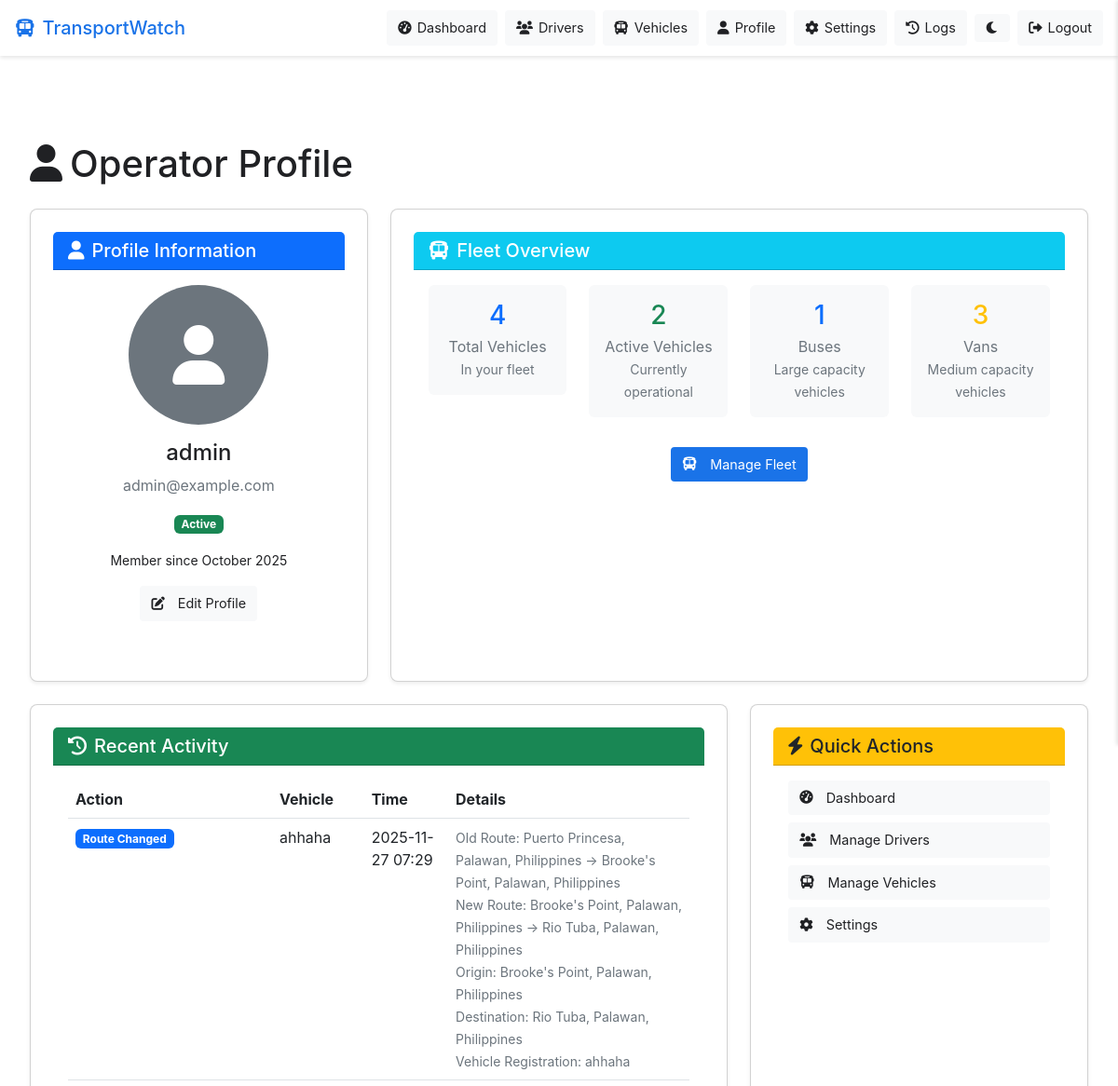
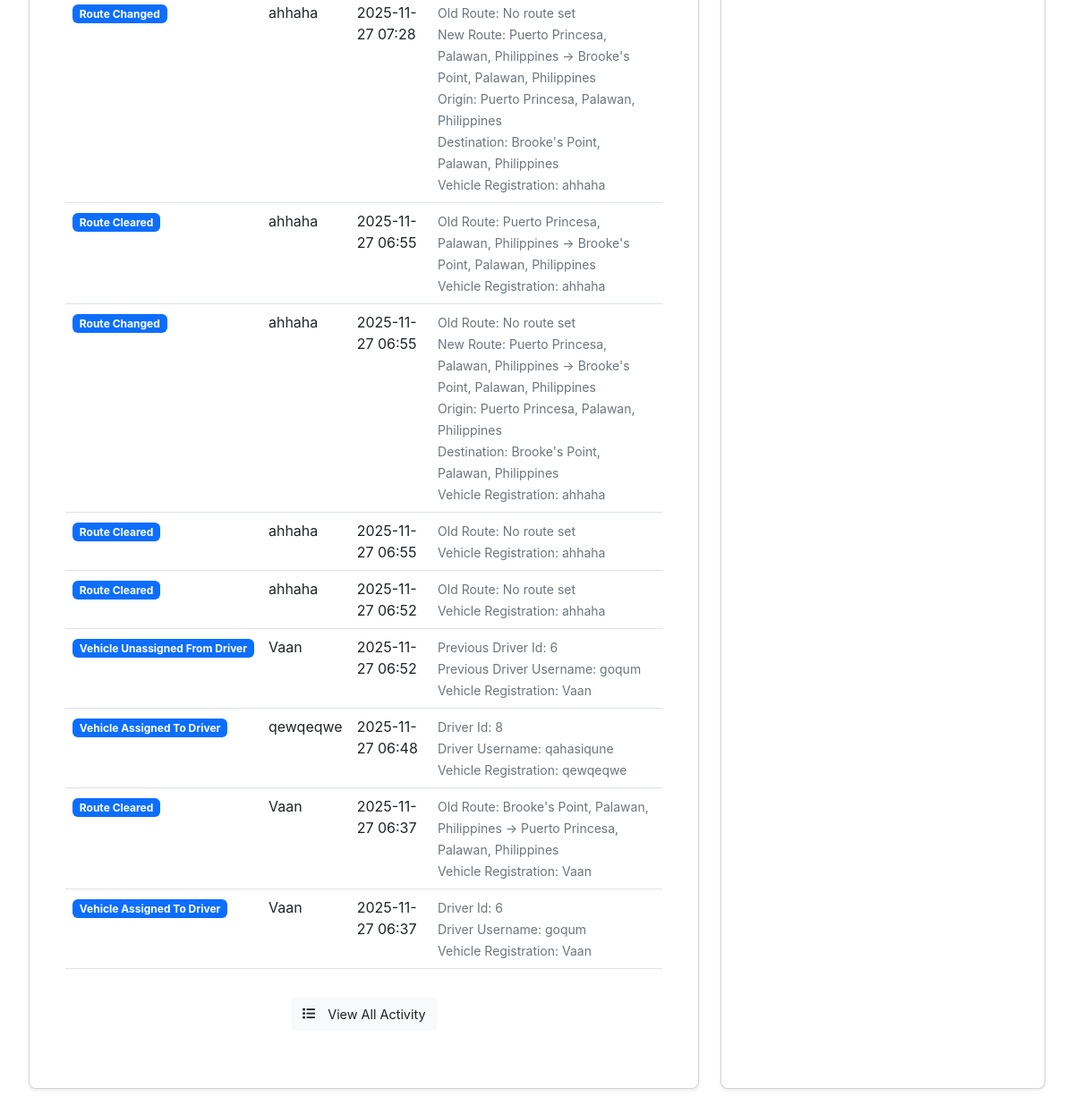
/operator/profile (signed in), run on the app's committed database (2 pictures, top to bottom).
### models/user.py (models this page shows, shortened)
class User(UserMixin, db.Model):
    __tablename__ = 'users'
    __table_args__ = {'extend_existing': True}  # Handle existing table
    id = db.Column(db.Integer, primary_key=True, autoincrement=True)
    username = db.Column(db.String(80), unique=True, nullable=False)
    email = db.Column(db.String(120), unique=True, nullable=False)
    password_hash = db.Column(db.String(255), nullable=False)
    user_type = db.Column(db.String(20), nullable=False)  # 'admin', 'operator', 'driver'
    created_at = db.Column(db.DateTime, default=datetime.utcnow)
    first_name = db.Column(db.String(100), nullable=True)
    middle_name = db.Column(db.String(100), nullable=True)
    last_name = db.Column(db.String(100), nullable=True)
    is_active = db.Column(db.Boolean, default=True, nullable=False)
    profile_image_url = db.Column(db.String(500), nullable=True)
    created_by_id = db.Column(db.Integer, db.ForeignKey('users.id'), nullable=True)  # For drivers created by operators
    created_by = db.relationship('User', remote_side=[id], backref='created_users')
    current_latitude = db.Column(db.Float, nullable=True)
    current_longitude = db.Column(db.Float, nullable=True)
    accuracy = db.Column(db.Float, nullable=True)  # accuracy in meters
    company_name = db.Column(db.String(200), nullable=True)
    contact_number = db.Column(db.String(50), nullable=True)
    notifications = db.relationship('Notification', backref=db.backref('user_backref', uselist=False), lazy='dynamic')
    notification_settings = db.relationship('NotificationSetting', backref=db.backref('user_backref', uselist=False), uselist=False)

class OperatorActionLog(db.Model):
    __tablename__ = 'operator_action_logs'
    __table_args__ = {'extend_existing': True}  # Handle existing table
    id = db.Column(db.Integer, primary_key=True, autoincrement=True)
    operator_id = db.Column(db.Integer, db.ForeignKey('users.id'), nullable=False)
    action = db.Column(db.String(100), nullable=False)  # 'driver_created', 'vehicle_added', 'settings_updated', etc.
    target_type = db.Column(db.String(50), nullable=True)  # 'driver', 'vehicle', 'system', etc.
    target_id = db.Column(db.Integer, nullable=True)  # ID of the target (driver_id, vehicle_id, etc.)
    meta_data = db.Column(db.JSON, nullable=True)  # Additional data like old_value, new_value, etc.
    created_at = db.Column(db.DateTime, default=datetime.utcnow)
    operator = db.relationship('User', backref=db.backref('operator_action_logs', lazy=True))

### models/vehicle.py (models this page shows, shortened)
class Vehicle(db.Model):
    __tablename__ = 'vehicles'
    __table_args__ = {'extend_existing': True}  # Handle existing table
    id = db.Column(db.Integer, primary_key=True)
    registration_number = db.Column(db.String(20), unique=True, nullable=False)
    vehicle_type = db.Column(db.String(50), nullable=False)
    capacity = db.Column(db.Integer, nullable=False)
    status = db.Column(db.String(20), default='active')
    created_at = db.Column(db.DateTime, default=datetime.utcnow)
    occupancy_status = db.Column(db.String(20), default='empty')
    last_speed_kmh = db.Column(db.Float, default=0.0)
    current_latitude = db.Column(db.Float)
    current_longitude = db.Column(db.Float)
    last_updated = db.Column(db.DateTime, default=datetime.utcnow)
    accuracy = db.Column(db.Float, default=0.0)
    route = db.Column(db.String(100))
    route_info = db.Column(db.Text)
    owner_id = db.Column(db.Integer, db.ForeignKey('users.id'), nullable=False)
    assigned_driver_id = db.Column(db.Integer, db.ForeignKey('users.id'))
    owner = db.relationship('User', foreign_keys=[owner_id], backref='owned_vehicles')
    assigned_driver = db.relationship('User', foreign_keys=[assigned_driver_id], backref='assigned_vehicle')
    location_logs = db.relationship('LocationLog', backref='vehicle', lazy='dynamic')

### routes/operator.py (the view)
@operator_bp.route('/profile')
@login_required
def profile():
    if current_user.user_type != 'operator' and current_user.user_type != 'admin':
        flash('Access denied. Operator account required.', 'error')
        return redirect(url_for('index'))
    try:
        vehicles = Vehicle.query.filter_by(owner_id=current_user.id).all()
        for vehicle in vehicles:
            print(f"🔍 DEBUG: Vehicle {vehicle.id} - Route: {vehicle.route}, Route Info: {vehicle.route_info}")
        recent_logs = OperatorActionLog.query.filter_by(operator_id=current_user.id).order_by(OperatorActionLog.created_at.desc()).limit(10).all()
        if db.session.is_active:
            db.session.commit()
        return render_template('operator/profile.html', vehicles=vehicles, recent_logs=recent_logs)
    except Exception as e:
        print(f"❌ Error in operator profile route: {e}")
        try:
            db.session.rollback()
        except:
            pass
        return render_template('operator/profile.html', vehicles=[], recent_logs=[])

### templates/operator/profile.html (shortened to what this page needs)
{% extends 'base.html' %}
{% block content %}
<div class="container">
    <div class="row">
        <div class="col-12">
            <h1 class="mb-4">
                <i class="fas fa-user me-2"></i>Operator Profile
            </h1>
        </div>
    </div>
    <div class="row">
        <div class="col-md-4 mb-4">
            <div class="card shadow-sm h-100">
                <div class="card-header bg-primary text-white">
                    <h5 class="mb-0">
                        <i class="fas fa-user me-2"></i>Profile Information
                    </h5>
                </div>
                <div class="card-body text-center">
                    {% if current_user.profile_image_url %}
                        <img src="{{ current_user.profile_image_url }}" alt="Profile Picture"
                             class="rounded-circle mb-3" style="width: 150px; height: 150px; object-fit: cover;">
                    {% else %}
                        <div class="rounded-circle bg-secondary d-inline-flex align-items-center justify-content-center mb-3"
                             style="width: 150px; height: 150px;">
                            <i class="fas fa-user fa-4x text-white"></i>
                        </div>
                    {% endif %}
                    <h4>{{ current_user.username }}</h4>
                    <p class="text-muted">{{ current_user.email }}</p>
                    {% if current_user.is_active %}
                        <span class="badge bg-success">Active</span>
                    {% else %}
                        <span class="badge bg-danger">Inactive</span>
                    {% endif %}
                    <p class="mt-3 mb-0">
                        <small>Member since {{ current_user.created_at.strftime('%B %Y') }}</small>
                    </p>
                    <button class="btn btn-outline-primary btn-sm mt-3" id="editProfileBtn" type="button" onclick="try{if(typeof window.openEditProfileModal==='function'){window.openEditProfileModal();}else{console.error('Function not found');}}catch(e){console.error('Error:',e);} return false;">
                        <i class="fas fa-edit me-2"></i>Edit Profile
                    </button>
                </div>
            </div>
        </div>
        <div class="col-md-8 mb-4">
            <div class="card shadow-sm h-100">
                <div class="card-header bg-info text-white">
                    <h5 class="mb-0">
                        <i class="fas fa-bus me-2"></i>Fleet Overview
                    </h5>
                </div>
                <div class="card-body">
                    <div class="row">
                        <div class="col-md-3 mb-3">
                            <div class="text-center p-3 bg-light rounded">
                                <h3 class="text-primary mb-1">{{ vehicles|length }}</h3>
                                <p class="mb-0 text-muted">Total Vehicles</p>
                                <small class="text-muted">In your fleet</small>
                            </div>
                        </div>
                        <div class="col-md-3 mb-3">
                            <div class="text-center p-3 bg-light rounded">
                                <h3 class="text-success mb-1">{{ vehicles|selectattr('status', 'equalto', 'active')|list|length }}</h3>
                                <p class="mb-0 text-muted">Active Vehicles</p>
                                <small class="text-muted">Currently operational</small>
                            </div>
                        </div>
                        <div class="col-md-3 mb-3">
                            <div class="text-center p-3 bg-light rounded">
                                <h3 class="text-primary mb-1">{{ vehicles|selectattr('vehicle_type', 'equalto', 'bus')|list|length }}</h3>
                                <p class="mb-0 text-muted">Buses</p>
                                <small class="text-muted">Large capacity vehicles</small>
                            </div>
                        </div>
                        <div class="col-md-3 mb-3">
                            <div class="text-center p-3 bg-light rounded">
                                <h3 class="text-warning mb-1">{{ vehicles|selectattr('vehicle_type', 'equalto', 'van')|list|length }}</h3>
                                <p class="mb-0 text-muted">Vans</p>
                                <small class="text-muted">Medium capacity vehicles</small>
                            </div>
                        </div>
                    </div>
                    <div class="text-center mt-3">
                        <a href="{{ url_for('operator.manage_vehicles') }}" class="btn btn-primary">
                            <i class="fas fa-bus me-2"></i>Manage Fleet
                        </a>
                    </div>
                </div>
            </div>
        </div>
    </div>
    <div class="row">
        <div class="col-md-8 mb-4">
            <div class="card shadow-sm h-100">
                <div class="card-header bg-success text-white">
                    <h5 class="mb-0">
                        <i class="fas fa-history me-2"></i>Recent Activity
                    </h5>
                </div>
                <div class="card-body">
                    {% if recent_logs %}
                        <div class="table-responsive">
                            <table class="table table-hover">
                                <thead>
                                    <tr>
                                        <th>Action</th>
                                        <th>Vehicle</th>
                                        <th>Time</th>
                                        <th>Details</th>
                                    </tr>
                                </thead>
                                <tbody>
                                    {% for log in recent_logs %}
                                        <tr>
                                            <td>
                                                <span class="badge bg-primary">{{ log.action|replace('_', ' ')|title }}</span>
                                            </td>
                                            <td>
                                                {% if log.target_type == 'vehicle' and log.target_id %}
                                                    {% set vehicle = vehicles|selectattr('id', 'equalto', log.target_id)|first %}
                                                    {% if vehicle %}
                                                        {{ vehicle.registration_number }}
                                                    {% else %}
                                                        Unknown Vehicle
                                                    {% endif %}
                                                {% elif log.target_type == 'driver' %}
                                                    Driver Management
                                                {% elif log.target_type == 'system' %}
                                                    System
                                                {% else %}
                                                    N/A
                                                {% endif %}
                                            </td>
                                            <td>{{ log.created_at.strftime('%Y-%m-%d %H:%M') }}</td>
                                            <td>
                                                <small class="text-muted">
                                                    {% if log.meta_data %}
                                                        {% for key, value in log.meta_data.items() %}
                                                            {% if key != 'timestamp' %}
                                                                {{ key|replace('_', ' ')|title }}: {{ value }}<br>
                                                            {% endif %}
                                                        {% endfor %}
                                                    {% endif %}
                                                </small>
                                            </td>
                                        </tr>
                                    {% endfor %}
                                </tbody>
                            </table>
                        </div>
                        <div class="text-center mt-3">
                            {% if current_user.user_type == 'admin' %}
                                <a href="{{ url_for('admin.action_logs') }}" class="btn btn-outline-success">
                                    <i class="fas fa-list me-2"></i>View All Activity
                                </a>
                            {% else %}
                                <a href="{{ url_for('operator.operator_action_logs') }}" class="btn btn-outline-success">
                                    <i class="fas fa-list me-2"></i>View All Activity
                                </a>
                            {% endif %}
                        </div>
                    {% else %}
                        <div class="alert alert-info">
                            <i class="fas fa-info-circle me-2"></i>
                            No recent activity to display.
                        </div>
                    {% endif %}
                </div>
            </div>
        </div>
        <div class="col-md-4 mb-4">
            <div class="card shadow-sm h-100">
                <div class="card-header bg-warning text-dark">
                    <h5 class="mb-0">
                        <i class="fas fa-bolt me-2"></i>Quick Actions
                    </h5>
                </div>
                <div class="card-body">
                    <div class="d-grid gap-2">
                        <a href="{{ url_for('operator.dashboard') }}" class="btn btn-outline-primary">
                            <i class="fas fa-tachometer-alt me-2"></i>Dashboard
                        </a>
                        <a href="{{ url_for('operator.manage_drivers_page') }}" class="btn btn-outline-success">
                            <i class="fas fa-users me-2"></i>Manage Drivers
                        </a>
                        <a href="{{ url_for('operator.manage_vehicles') }}" class="btn btn-outline-info">
                            <i class="fas fa-bus me-2"></i>Manage Vehicles
                        </a>
                        <a href="{{ url_for('operator.settings') }}" class="btn btn-outline-secondary">
                            <i class="fas fa-cog me-2"></i>Settings
                        </a>
                    </div>
                </div>
            </div>
        </div>
    </div>
</div>
{% endblock %}

### data on the page
User: username "admin", email "admin@example.com", created_at "October 2025"
OperatorActionLog: action "Route Changed", created_at "2025-11-27 07:29", meta_data "Old Route" "New Route" "Origin" "Destination" "Vehicle Registration", meta_data "Puerto Princesa, Palawan, Philippines → Brooke's Point, Palawan, Philippines" "Brooke's Point, Palawan, Philippines → Rio Tuba, Palawan, Philippines" "Brooke's Point, Palawan, Philippines" "Rio Tuba, Palawan, Philippines" "ahhaha"
Vehicle: registration_number "ahhaha"
OperatorActionLog: action "Route Changed", created_at "2025-11-27 07:28", meta_data "Old Route" "New Route" "Origin" "Destination" "Vehicle Registration", meta_data "No route set" "Puerto Princesa, Palawan, Philippines → Brooke's Point, Palawan, Philippines" "Puerto Princesa, Palawan, Philippines" "Brooke's Point, Palawan, Philippines" "ahhaha"
OperatorActionLog: action "Route Cleared", created_at "2025-11-27 06:55", meta_data "Old Route" "Vehicle Registration", meta_data "Puerto Princesa, Palawan, Philippines → Brooke's Point, Palawan, Philippines" "ahhaha"
OperatorActionLog: action "Route Changed", created_at "2025-11-27 06:55", meta_data "Old Route" "New Route" "Origin" "Destination" "Vehicle Registration", meta_data "No route set" "Puerto Princesa, Palawan, Philippines → Brooke's Point, Palawan, Philippines" "Puerto Princesa, Palawan, Philippines" "Brooke's Point, Palawan, Philippines" "ahhaha"
OperatorActionLog: action "Route Cleared", created_at "2025-11-27 06:55", meta_data "Old Route" "Vehicle Registration", meta_data "No route set" "ahhaha"
OperatorActionLog: action "Route Cleared", created_at "2025-11-27 06:52", meta_data "Old Route" "Vehicle Registration", meta_data "No route set" "ahhaha"
OperatorActionLog: action "Vehicle Unassigned From Driver", created_at "2025-11-27 06:52", meta_data "Previous Driver Id" "Previous Driver Username" "Vehicle Registration", meta_data "6" "goqum" "Vaan"
Vehicle: registration_number "Vaan"
OperatorActionLog: action "Vehicle Assigned To Driver", created_at "2025-11-27 06:48", meta_data "Driver Id" "Driver Username" "Vehicle Registration", meta_data "8" "qahasiqune" "qewqeqwe"
Vehicle: registration_number "qewqeqwe"
OperatorActionLog: action "Route Cleared", created_at "2025-11-27 06:37", meta_data "Old Route" "Vehicle Registration", meta_data "Brooke's Point, Palawan, Philippines → Puerto Princesa, Palawan, Philippines" "Vaan"
OperatorActionLog: action "Vehicle Assigned To Driver", created_at "2025-11-27 06:37", meta_data "Driver Id" "Driver Username" "Vehicle Registration", meta_data "6" "goqum" "Vaan"

### other printed values
{{ vehicles|length }} "4"
{{ vehicles|selectattr('status', 'equalto', 'active')|list|length }} "2"
{{ vehicles|selectattr('vehicle_type', 'equalto', 'bus')|list|length }} "1"
{{ vehicles|selectattr('vehicle_type', 'equalto', 'van')|list|length }} "3"
